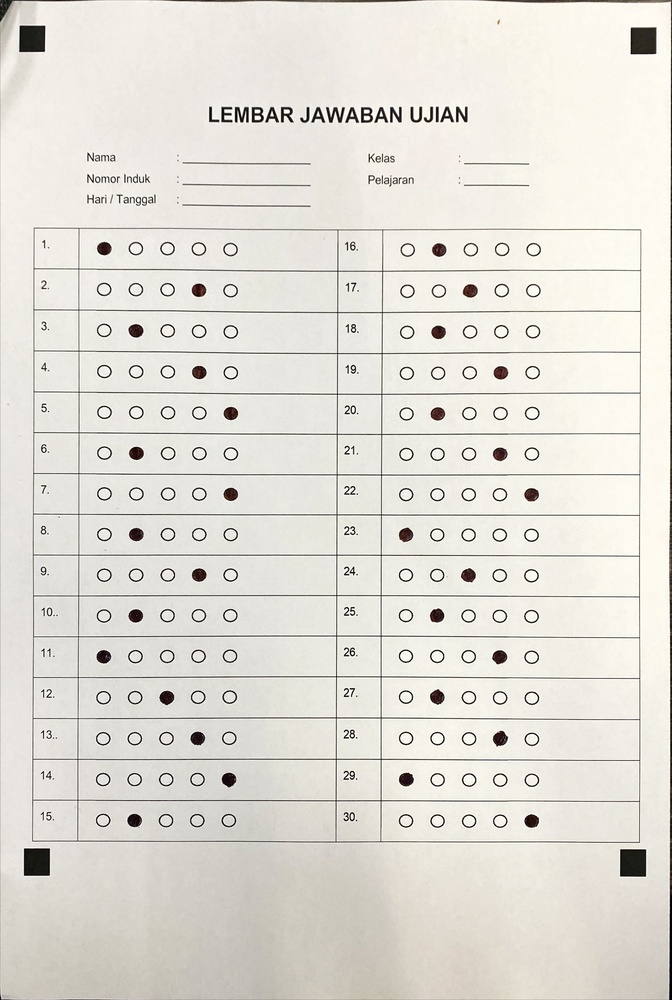
#> input picture Kunjab.jpg, 672 x 1000 px, shrunk from 1729 x 2573 before the run
$ python _diag_kunjab.py
#> lines starting #> are read from the running program, lines starting #| are printed output that depends on the picture; after the words box and inside, x2 and y2 are one past the last pixel; in counts of white or black regions, pixels touching at a corner belong together
#> further down, img is the input picture: shape (1000, 672, 3); mean B, G, R 215.3, 222.6, 225.4
### omr_core/preprocess.py
import cv2
import numpy as np

def preprocess_for_markers(image):
    # 1. Grayscale
    if len(image.shape) == 3:
        gray = cv2.cvtColor(image, cv2.COLOR_BGR2GRAY)
    else:
        gray = image.copy()

    # 2. CLAHE — normalize lighting across the image
    clahe = cv2.createCLAHE(clipLimit=2.0, tileGridSize=(8, 8))
    enhanced = clahe.apply(gray)
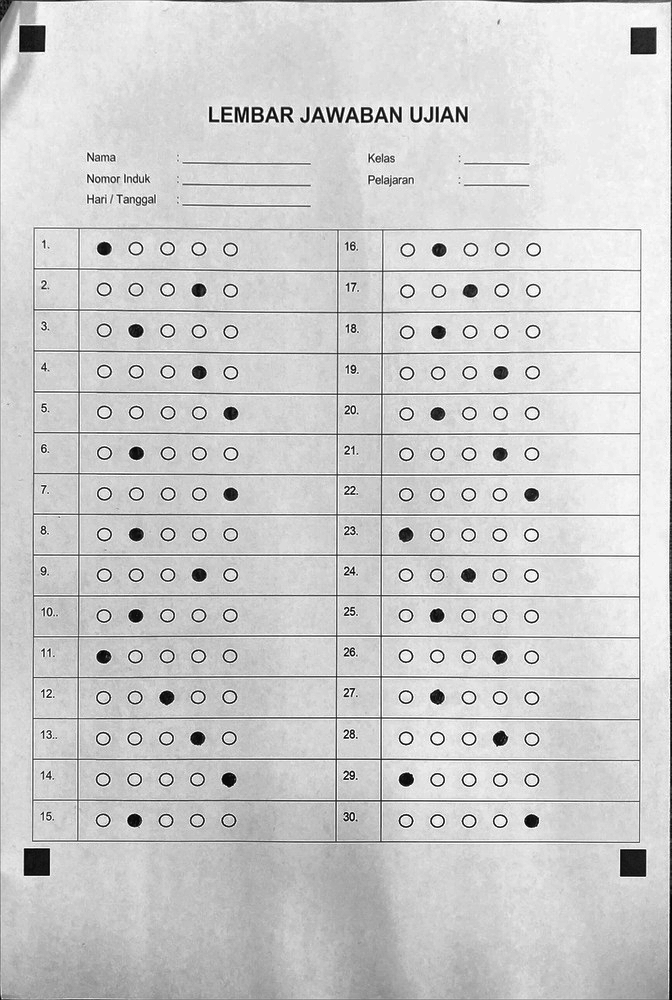
#> enhanced: shape (1000, 672); min 1, max 255, mean 204.4

    # 3. Gaussian Blur
    blur = cv2.GaussianBlur(enhanced, (5, 5), 0)

# 4. Adaptive Thresholding
    thresh = cv2.adaptiveThreshold(
        blur,
        255,
        cv2.ADAPTIVE_THRESH_GAUSSIAN_C,
        cv2.THRESH_BINARY_INV,
        75,
        15
    )
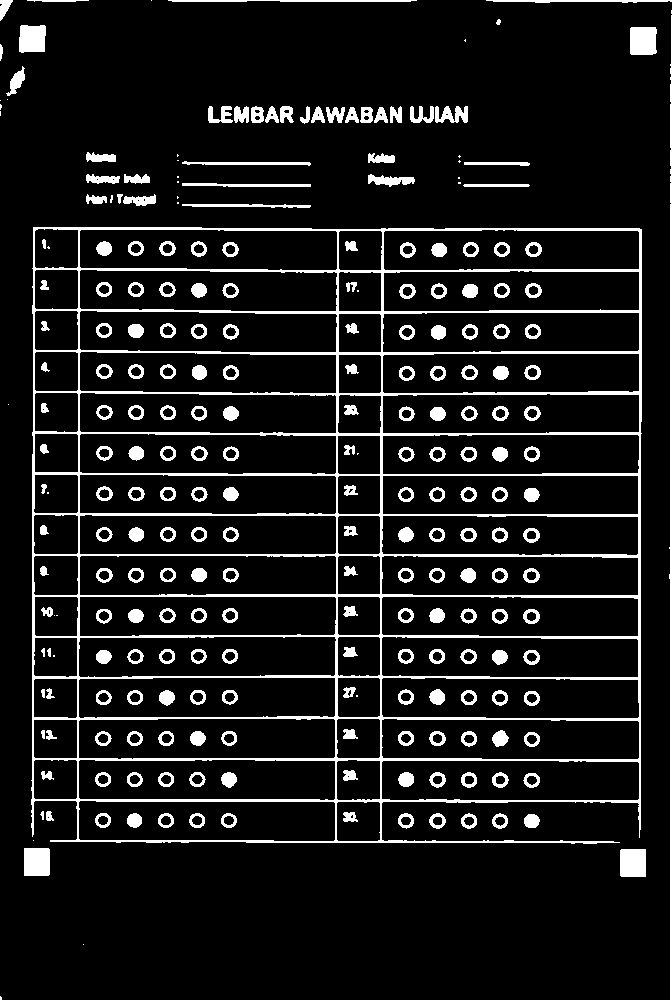
#> thresh: shape (1000, 672); 10% white; 254 white regions (30 under 20 px), largest, box (x1, y1, x2, y2) and area: (31, 227, 642, 844) 31833, (669, 15, 672, 1000) 1908, (630, 27, 657, 55) 731

    # 5. Morphological Open — remove small noise specks
    kernel_noise = np.ones((3, 3), np.uint8)
    thresh = cv2.morphologyEx(thresh, cv2.MORPH_OPEN, kernel_noise)
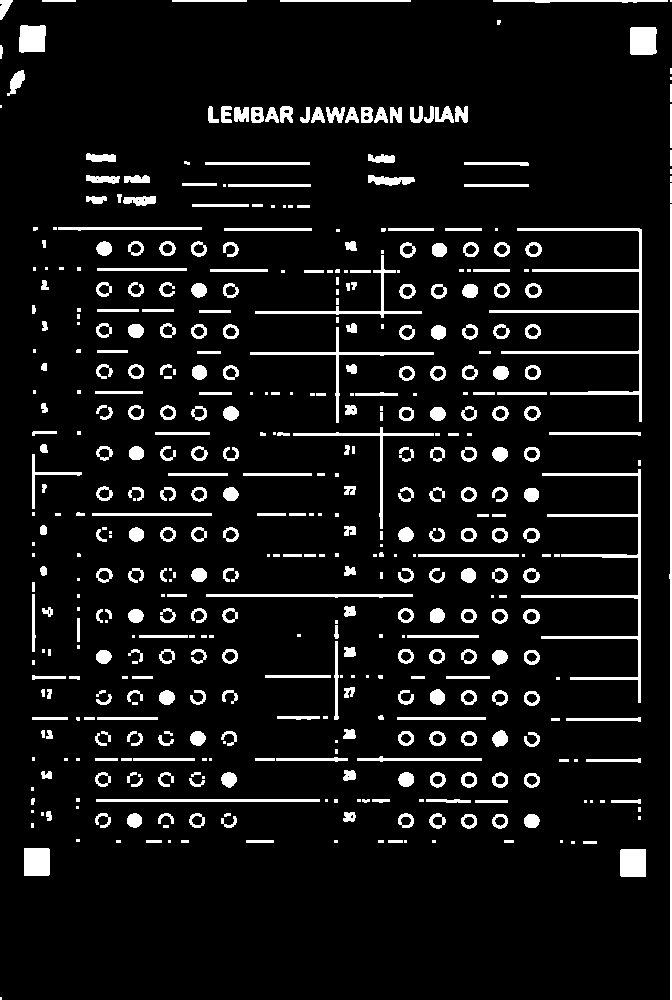
#> thresh: shape (1000, 672); 7.9% white; 488 white regions (143 under 20 px), largest, box (x1, y1, x2, y2) and area: (489, 228, 642, 422) 2447, (521, 469, 641, 703) 2371, (669, 204, 672, 1000) 1597

    return thresh

# [25 lines left out: function preprocess_for_answers, not called in this run]

def preprocess_image(image):

    return preprocess_for_markers(image)

### _diag_kunjab.py
import sys, io
sys.stdout = io.TextIOWrapper(sys.stdout.buffer, encoding='utf-8', errors='replace')
import cv2, numpy as np
from omr_core.preprocess import preprocess_for_markers

img = cv2.imread('Kunjab.jpg')
thresh = preprocess_for_markers(img)
padding = 20
padded = cv2.copyMakeBorder(thresh, padding, padding, padding, padding, cv2.BORDER_CONSTANT, value=0)
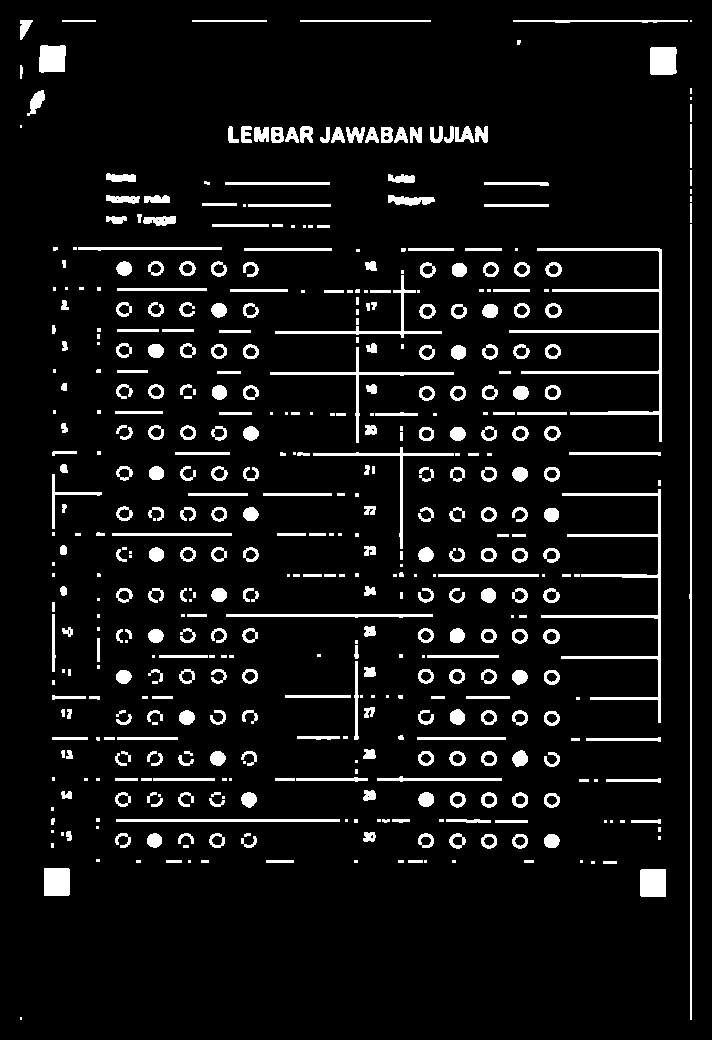
#> padded: shape (1040, 712); 7.2% white; 488 white regions (143 under 20 px)
h_img, w_img = padded.shape[:2]
#> h_img = 1040; w_img = 712
mid_x, mid_y = w_img // 2, h_img // 2
#> mid_x = 356; mid_y = 520

contours, _ = cv2.findContours(padded, cv2.RETR_LIST, cv2.CHAIN_APPROX_SIMPLE)
#> contours = 585 contours, 196 with area under 20; largest, box (x1, y1, x2, y2) and area: (509, 248, 662, 442) 1652, (541, 489, 661, 723) 1596, (689, 224, 692, 1020) 800, (650, 47, 677, 75) 680, (640, 869, 666, 897) 674
img_area = h_img * w_img
#> img_area = 740480

zones = {'TL': [], 'TR': [], 'BL': [], 'BR': []}
for c in contours:
    area = cv2.contourArea(c)
    if area < 50 or area > (img_area * 0.035): continue
    peri = cv2.arcLength(c, True)
    approx = cv2.approxPolyDP(c, 0.05 * peri, True)
    if not (3 <= len(approx) <= 8): continue
    x, y, w, h = cv2.boundingRect(approx)
    if h == 0 or w == 0: continue
    ar = w / float(h)
    if not (0.4 <= ar <= 2.5): continue
    hull = cv2.convexHull(c)
    hull_area = cv2.contourArea(hull)
    if hull_area == 0: continue
    sol = area / hull_area
    if sol < 0.7: continue
    M = cv2.moments(c)
    if M['m00'] == 0: continue
    cx = int(M['m10'] / M['m00'])
    cy = int(M['m01'] / M['m00'])
    if cx < mid_x and cy < mid_y: zone = 'TL'
    elif cx >= mid_x and cy < mid_y: zone = 'TR'
    elif cx < mid_x and cy >= mid_y: zone = 'BL'
    else: zone = 'BR'
    zones[zone].append({'area': area, 'ar': ar, 'sol': sol, 'pos': (x, y)})
#> this loop made 585 passes
#> (area, peri, approx, x, y, w, h, ar) on passes 2, 3, 32, 39: (674, 102.8, [[641, 869], [640, 895], [665, 896], [665, 869]], 640, 869, 26, 28, 0.929), (674, 102.8, [[44, 868], [44, 895], [68, 895], [69, 869]], 44, 868, 26, 28, 0.929), (172, 52.63, [[456, 833], [449, 842], [459, 848], [465, 839]], 449, 833, 17, 16, 1.06), (86.5, 43.56, [[364, 832], [364, 841], [374, 840], [374, 832]], 364, 832, 11, 10, 1.1)
#> (area, peri, x, y, w, h, ar, hull_area) on passes 21, 22, 23, 24, 27, 29: (79, 33.8, 514, 836, 12, 11, 1.09, 82), (79, 33.8, 483, 836, 12, 11, 1.09, 82), (80, 33.31, 452, 836, 11, 10, 1.1, 80), (80.5, 33.56, 420, 836, 12, 10, 1.2, 82), (88.5, 35.56, 211, 835, 12, 11, 1.09, 91), (160.5, 47.21, 544, 834, 15, 14, 1.07, 163.5)

print('=== KUNJAB CANDIDATES ===')
for z in ['TL', 'TR', 'BL', 'BR']:
    candidates = sorted(zones[z], key=lambda c: c['area'], reverse=True)
    print(f'{z}:')
    for c in candidates[:4]:
        print(f"  area={c['area']:.0f} pos={c['pos']}")
